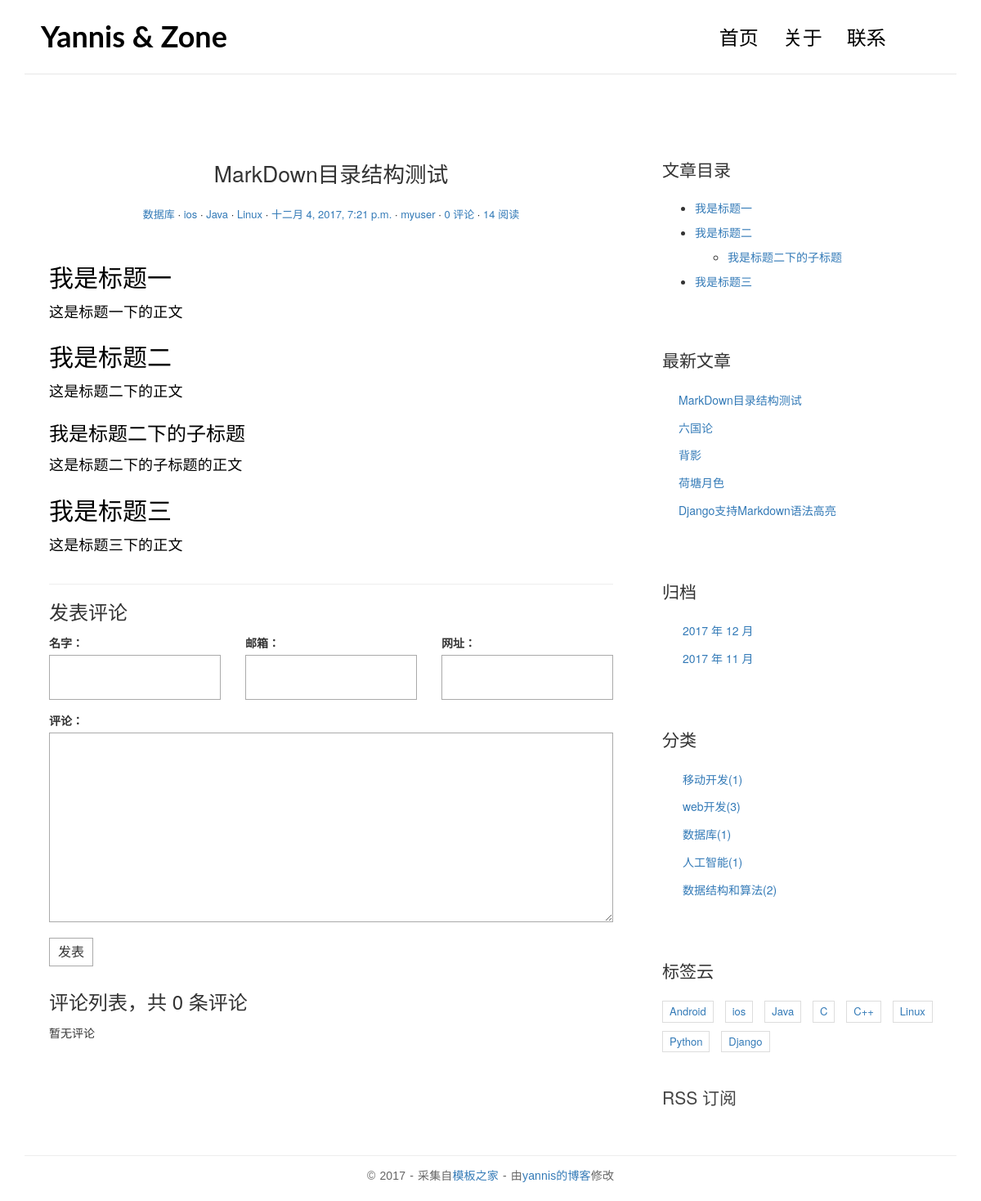
The page /post/10/ on the database its author committed.
### blog/models.py (models this page shows, shortened)
class Post(models.Model):
	title = models.CharField(max_length = 100)
	body = models.TextField()
	create_time = models.DateTimeField()
	modified_time = models.DateTimeField()
	excerpt = models.CharField(max_length=200, blank = True)
	category = models.ForeignKey(Category)
	tags = models.ManyToManyField(Tag,blank = True)
	author = models.ForeignKey(User)
	views  = models.PositiveIntegerField(default=0)
	def get_absolute_url(self):
		return reverse('blog:detail',kwargs={'pk':self.pk})
	def increase_views(self):
		self.views += 1
		self.save(update_fields=['views'])
	def save(self, *args, **kwargs):
		if not self.excerpt:
			md = markdown.Markdown(extensions=[
				'markdown.extensions.extra',
				'markdown.extensions.codehilite',
				])
			self.excerpt = strip_tags(md.convert(self.body))[:120]
		super(Post,self).save(*args,**kwargs)
	class Meta:
		ordering = ['-create_time']

class Category(models.Model):
	name = models.CharField(max_length = 100)

class Tag(models.Model):
	name = models.CharField(max_length = 100)

### blog/views.py (the view)
# urls.py: url(r'^post/(?P<pk>[0-9]+)/$',views.PostDetailView.as_view(),name='detail'),
class PostDetailView(DetailView):
	model = Post
	template_name = 'blog/detail.html'
	context_object_name = 'post'
	def get(self,request,*args,**kwargs):
		response = super(PostDetailView,self).get(request,*args,**kwargs)
		self.object.increase_views();
		return response;
	def get_object(self,queryset=None):
		post = super(PostDetailView,self).get_object(queryset=None)
		md = markdown.Markdown(extensions=[
                                              'markdown.extensions.extra',
                                              'markdown.extensions.codehilite',
											  TocExtension(slugify = slugify)
                                ])
		post.body = md.convert(post.body)
		post.toc = md.toc
		return post
	def get_context_data(self,**kwargs):
		context = super(PostDetailView,self).get_context_data(**kwargs)
		form = CommentForm()
		comment_list = self.object.comment_set.all();
		context.update({
			'form':form,
			'comment_list':comment_list
			})
		return context

### comments/forms.py
class CommentForm(forms.ModelForm):
	class Meta:
		model = Comment
		fields = ['name','email','url','text']

### blog/templatetags/blog_tags.py (called while the page is built)
@register.simple_tag
def get_recent_posts(num=5):
    return Post.objects.all().order_by('-create_time')[:num]

@register.simple_tag
def archives():
    return Post.objects.dates('create_time','month',order='DESC')

@register.simple_tag
def get_categories():
    return Category.objects.annotate(num_posts=Count('post')).filter(num_posts__gt=0)

@register.simple_tag
def get_tags():
    return Tag.objects.annotate(num_posts = Count('post')).filter(num_posts__gt=0)

### templates/blog/detail.html (shortened to what this page needs)
{% extends 'base.html' %}
{% block main %}
                <article class="post post-{{ post.pk }}">
                    <header class="entry-header">
                        <h1 class="entry-title">{{ post.title }}</h1>
                        <div class="entry-meta">
                            <span class="post-category"><a href="{% url 'blog:category' post.category.pk %}">{{ post.category.name }}</a></span>
                             {% for tag in post.tags.all %}
                            <span class="post-tag"><a href="{% url 'blog:tag' tag.pk %}">{{ tag.name }}</a></span>
                            {% endfor %}
                            <span class="post-date"><a href="#"><time class="entry-date"
                                                                      datetime="{{ post.create_time }}">{{ post.create_time }}</time></a></span>
                            <span class="post-author"><a href="#">{{ post.author }}</a></span>
                            <span class="comments-link"><a href="#comment-area">{{ post.comment_set.count }} 评论</a></span>
                            <span class="views-count"><a href="#">{{ post.views }} 阅读</a></span>
                        </div>
                    </header>
					<div class="entry-content clearfix">
					{{ post.body|safe }}
					</div>
                </article>
                <section class="comment-area" id="comment-area">
                    <hr>
                    <h3>发表评论</h3>
                    <form action="{% url 'comments:post_comment' post.pk %}" method="post" class="comment-form">
                        <div class="row">
                            <div class="col-md-4">
                                <label for="{{ form.name.id_for_label }}">名字：</label>
                                {{ form.name }}
                            </div>
                            <div class="col-md-4">
                                <label for="{{ form.email.id_for_label }}">邮箱：</label>
                                {{ form.email }}
                            </div>
                            <div class="col-md-4">
                                <label for="{{ form.url.id_for_label }}">网址：</label>
                                {{ form.url }}
                            </div>
                            <div class="col-md-12">
                                <label for="{{ form.text.id_for_label }}">评论：</label>
                                {{ form.text }}
                                <button type="submit" class="comment-btn">发表</button>
                            </div>
                        </div>
                    </form>
                    <div class="comment-list-panel">
                        <h3>评论列表，共 <span>{{ comment_list.count }}</span> 条评论</h3>
                        <ul class="comment-list list-unstyled">
						{% for comment in comment_list %}
                            <li class="comment-item">
                                <span class="nickname">{{ comment.name }}</span>
                                <time class="submit-date">{{ comment.created_time }}</time>
                                <div class="text">{{ comment.text }}</div>
                            </li>
						{% empty %}
						暂无评论
						{% endfor %}
                        </ul>
                    </div>
                </section>
	{% endblock main %}
	{% block toc %}
    <div class="widget widget-content">
        <h3 class="widget-title">文章目录</h3>
        {{ post.toc|safe }}
    </div>
     {% endblock toc %}

### templates/base.html (shortened to what this page needs)
{% load staticfiles %}
{% load blog_tags %}
<!DOCTYPE html>
<html>
<head>
    <link rel="stylesheet" href="http://code.ionicframework.com/ionicons/2.0.1/css/ionicons.min.css">
	<link rel="stylesheet" href="{% static 'blog/css/pace.css' %}">
    <link rel="stylesheet" href="{% static 'blog/css/custom.css' %}">
	<link rel="stylesheet" href="{% static 'blog/css/highlights/github.css' %}">
	<link href="https://cdn.bootcss.com/bootstrap/3.3.7/css/bootstrap.min.css" rel="stylesheet">
</head>
<body>
<div class="container">
    <header id="site-header">
        <div class="row">
            <div class="col-md-4 col-sm-5 col-xs-8">
                <div class="logo">
                    <h1><a href="{% url 'blog:index' %}"><b>Yannis &amp; Zone</b></a></h1>
                </div>
            </div>
            <div class="col-md-8 col-sm-7 col-xs-4">
                <nav class="main-nav" role="navigation">
                    <div class="collapse navbar-collapse" id="bs-example-navbar-collapse-1">
                        <ul class="nav navbar-nav navbar-right">
                            <li class="cl-effect-11"><a href="{% url 'blog:index' %}" data-hover="首页">首页</a></li>
                            <li class="cl-effect-11"><a href="{% url 'blog:about' %}" data-hover="关于">关于</a></li>
                            <li class="cl-effect-11"><a href="{% url 'blog:contact' %}" data-hover="联系">联系</a></li>
                        </ul>
                    </div>
                </nav>
            </div>
        </div>
    </header>
</div>
<div class="content-body">
    <div class="container">
        <div class="row">
			<main class="col-md-8">
				{% block main %}
				{% endblock main %}
			</main>
            <aside class="col-md-4">
				{% block toc %}
				{% endblock toc %}
                <div class="widget widget-recent-posts">
                    <h3 class="widget-title">最新文章</h3>
					{% get_recent_posts as recent_post_list %}
                    <ul>
					{% for post in recent_post_list %}
                        <li>
                            <a href="{{ post.get_absolute_url }}">{{ post.title }}</a>
                        </li>
                    {% empty %}
					 暂无文章
					{% endfor %}
                    </ul>
                </div>
                <div class="widget widget-archives">
                    <h3 class="widget-title">归档</h3>
					{% archives as date_list %}
                    <ul>
					{% for date in date_list %}
                        <li>
                            <a href="{% url 'blog:archives' date.year date.month %}">{{ date.year }} 年 {{ date.month }} 月</a>
                        </li>
					{% empty %}
					暂无归档
					{% endfor %}
                    </ul>
                </div>
                <div class="widget widget-category">
                    <h3 class="widget-title">分类</h3>
					{% get_categories as category_list %}
                    <ul>
					{% for category in category_list %}
                        <li>
                            <a href="{% url 'blog:category' category.pk %}">{{ category.name }}<span class="post-count">({{ category.num_posts }})</span></a>
                        </li>
                    {% empty %}
					暂无分类
					{% endfor %}
                    </ul>
                </div>
                <div class="widget widget-tag-cloud">
                    <h3 class="widget-title">标签云</h3>
                    {% get_tags as tag_list %}
                    <ul>
                    {% for tag in tag_list %}
                <li>
                    <a href="{% url 'blog:tag' tag.pk %}">{{ tag.name }}</a>
                </li>
                    {% empty %}
                    暂无标签
                    {% endfor %}
                    </ul>
                </div>
                <div class="rss">
                    <a href="{% url 'blog:rss' %}"> RSS 订阅</a>
                </div>
            </aside>
        </div>
    </div>
</div>
<footer id="site-footer">
    <div class="container">
        <div class="row">
            <div class="col-md-12">
                <p class="copyright">&copy 2017 - 采集自<a href="http://www.cssmoban.com/"
                                                        target="_blank" title="模板之家">模板之家</a>
                    - 由<a href="https://github.com/YannisYao/PersonBlog" title="网页模板" target="_blank">yannis的博客</a>修改
                </p>
            </div>
        </div>
    </div>
</footer>
</body>
</html>

### blog/static/blog/css/custom.css (style rules this page uses)
* { outline: none; }
h1, h2, h3, h4, h5, h6 { margin-top: 0; }
b { font-weight: 400; }
a { color: #333; }
body { color: #444; font-family: 'Lato', sans-serif; }
p { font-family: 'Ubuntu', sans-serif; font-weight: 400; word-spacing: 1px; letter-spacing: 0.01em; }
#site-header { background-color: #FFF; padding: 25px 20px; margin-bottom: 40px; border-bottom: 1px solid #e7e7e7; }
.logo h1 a { color: #000; }
.logo h1 { margin: 0; font-family: 'Lato', sans-serif; font-weight: 300; }
.main-nav { margin-top: 11px; max-width: 95%; }
.main-nav a { color: #000000 !important; padding: 0 0 5px 0 !important; margin-right: 30px; font-family: 'Lato', sans-serif; font-weight: 300; font-size: 24px; }
.cl-effect-11 a { padding: 10px 0; color: #0972b4; text-shadow: none; }
.cl-effect-11 a::before { position: absolute; top: 0; left: 0; overflow: hidden; padding: 0 0 5px 0 !important; max-width: 0; border-bottom: 1px solid #000; color: #000; content: attr(data-hover); white-space: nowrap; -webkit-transition: max-width 0.5s; -moz-transition: max-width 0.5s; transition: max-width 0.5s; }
.content-body { padding-bottom: 4em; }
.post { background: #fff; padding: 30px 30px 0; }
.entry-title { text-align: center; font-size: 1.9em; margin-bottom: 20px; line-height: 1.6; padding: 10px 20px 0; }
.entry-meta { text-align: center; color: #DDDDDD; font-size: 13px; margin-bottom: 30px; }
.entry-content { font-size: 18px; line-height: 1.9; font-weight: 300; color: #000; }
.post-category::after, .post-date::after, .post-author::after, .comments-link::after, .post-tag::after { content: ' ·'; color: #000; }
.widget { background: #fff; padding: 30px 0 0; }
.widget-title { font-size: 1.5em; margin-bottom: 20px; line-height: 1.6; padding: 10px 0 0; font-weight: 400; }
.widget-recent-posts ul { padding: 0; margin: 0; padding-left: 20px; }
.widget-recent-posts ul li { list-style-type: none; position: relative; line-height: 170%; margin-bottom: 10px; }
.widget-recent-posts ul li::before { content: '\f3d3'; font-family: "Ionicons"; position: absolute; left: -17px; top: 3px; font-size: 16px; color: #000; }
.widget-archives ul { padding: 0; margin: 0; padding-left: 25px; }
.widget-archives ul li { list-style-type: none; position: relative; line-height: 170%; margin-bottom: 10px; }
.widget-archives ul li::before { content: '\f3f3'; font-family: "Ionicons"; position: absolute; left: -25px; top: 1px; font-size: 16px; color: #000; }
.widget-category ul { padding: 0; margin: 0; padding-left: 25px; }
.widget-category ul li { list-style-type: none; position: relative; line-height: 170%; margin-bottom: 10px; }
.widget-category ul li::before { content: '\f3fe'; font-family: "Ionicons"; position: absolute; left: -25px; top: 1px; font-size: 18px; color: #000; }
.widget-tag-cloud ul { padding: 0; margin: 0; margin-right: -10px; }
.widget-tag-cloud ul li { list-style-type: none; font-size: 13px; display: inline-block; margin-right: 10px; margin-bottom: 10px; padding: 3px 8px; border: 1px solid #ddd; }
.widget-content ul ul { margin-top: 10px; }
.widget-content ul li { margin-bottom: 10px; }
.rss { font-size: 21px; margin-top: 30px; }
.rss a { color: #444; }
#site-footer { padding-top: 10px; padding: 0 0 1.5em 0; }
.copyright { text-align: center; padding-top: 1em; margin: 0; border-top: 1px solid #eee; color: #666; }
.contact-form input, .comment-form input { border: 1px solid #aaa; margin-bottom: 15px; width: 100%; padding: 15px 15px; font-size: 16px; line-height: 100%; transition: 0.4s border-color linear; }
.contact-form textarea, .comment-form textarea { border: 1px solid #aaa; margin-bottom: 15px; width: 100%; padding: 15px 15px; font-size: 16px; line-height: 20px !important; min-height: 183px; transition: 0.4s border-color linear; }
.comment-area { padding: 0 30px 0; }
.comment-form { margin-top: 15px; }
.comment-form .comment-btn { background-color: #fff; border: 1px solid #aaa; font-size: 16px; padding: 5px 10px; }
.comment-list-panel { margin-top: 30px; }
.comment-list { margin-top: 15px; }

### rows shown on the page
Post: title "MarkDown目录结构测试", category.name "数据库", create_time "十二月 4, 2017, 7:21 p.m.", author "myuser", comment_set.count "0", views "14", body "我是标题一 这是标题一下的正文 我是标题二 这是标题二下的正文 我是标题二下的子标题 这是标题二下的子标题的正文 我是标题三 这是标题三下的正文", count "0", toc "我是标题一 我是标题二 我是标题二下的子标题 我是标题三"
Tag: name "ios"
Tag: name "Java"
Tag: name "Linux"
Post: title "六国论"
Post: title "背影"
Post: title "荷塘月色"
Post: title "Django支持Markdown语法高亮"
Category: name "移动开发", num_posts "1"
Category: name "web开发", num_posts "3"
Category: name "数据库", num_posts "1"
Category: name "人工智能", num_posts "1"
Category: name "数据结构和算法", num_posts "2"
Tag: name "Android"
Tag: name "C"
Tag: name "C++"
Tag: name "Python"
Tag: name "Django"

### other values the page prints
{{ date.year }} "2017" "2017"
{{ date.month }} "12" "11"
